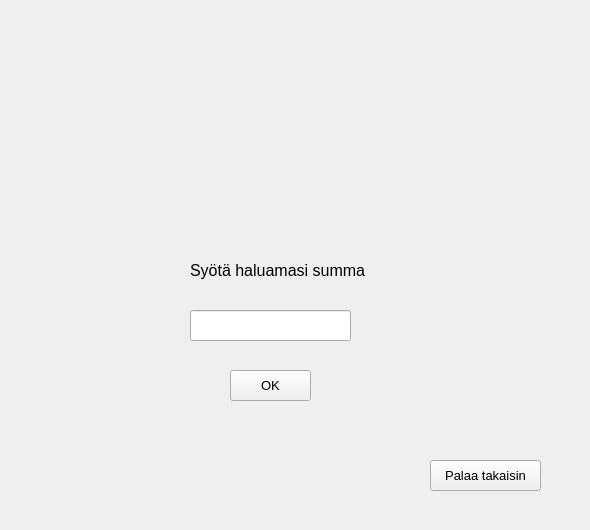
<?xml version="1.0" encoding="UTF-8"?>
<ui version="4.0">
 <class>muusumma</class>
 <widget class="QWidget" name="muusumma">
  <property name="geometry">
   <rect>
    <x>0</x>
    <y>0</y>
    <width>590</width>
    <height>530</height>
   </rect>
  </property>
  <property name="windowTitle">
   <string>Form</string>
  </property>
  <widget class="QLabel" name="label">
   <property name="geometry">
    <rect>
     <x>190</x>
     <y>250</y>
     <width>241</width>
     <height>41</height>
    </rect>
   </property>
   <property name="font">
    <font>
     <pointsize>12</pointsize>
    </font>
   </property>
   <property name="text">
    <string>Syötä haluamasi summa</string>
   </property>
  </widget>
  <widget class="QLineEdit" name="lineEdit">
   <property name="geometry">
    <rect>
     <x>190</x>
     <y>310</y>
     <width>161</width>
     <height>31</height>
    </rect>
   </property>
   <property name="font">
    <font>
     <pointsize>12</pointsize>
    </font>
   </property>
  </widget>
  <widget class="QPushButton" name="btnOK">
   <property name="geometry">
    <rect>
     <x>230</x>
     <y>370</y>
     <width>81</width>
     <height>31</height>
    </rect>
   </property>
   <property name="font">
    <font>
     <pointsize>10</pointsize>
    </font>
   </property>
   <property name="text">
    <string>OK</string>
   </property>
  </widget>
  <widget class="QPushButton" name="btnPalaatakaisin">
   <property name="geometry">
    <rect>
     <x>430</x>
     <y>460</y>
     <width>111</width>
     <height>31</height>
    </rect>
   </property>
   <property name="font">
    <font>
     <pointsize>10</pointsize>
    </font>
   </property>
   <property name="text">
    <string>Palaa takaisin</string>
   </property>
  </widget>
 </widget>
 <resources/>
 <connections/>
</ui>
